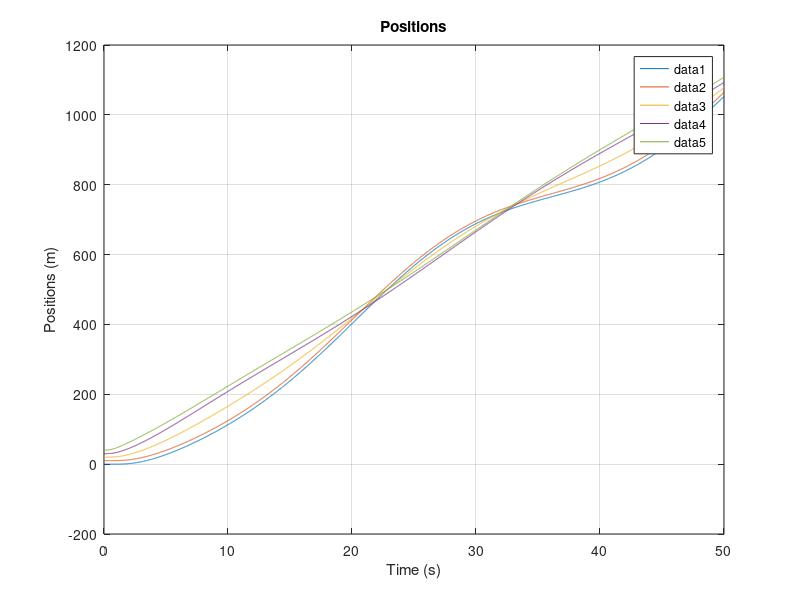
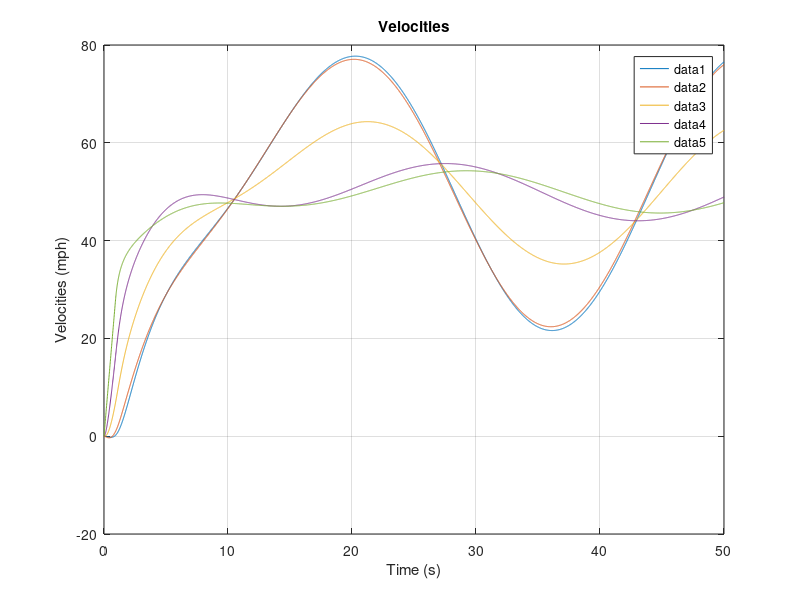
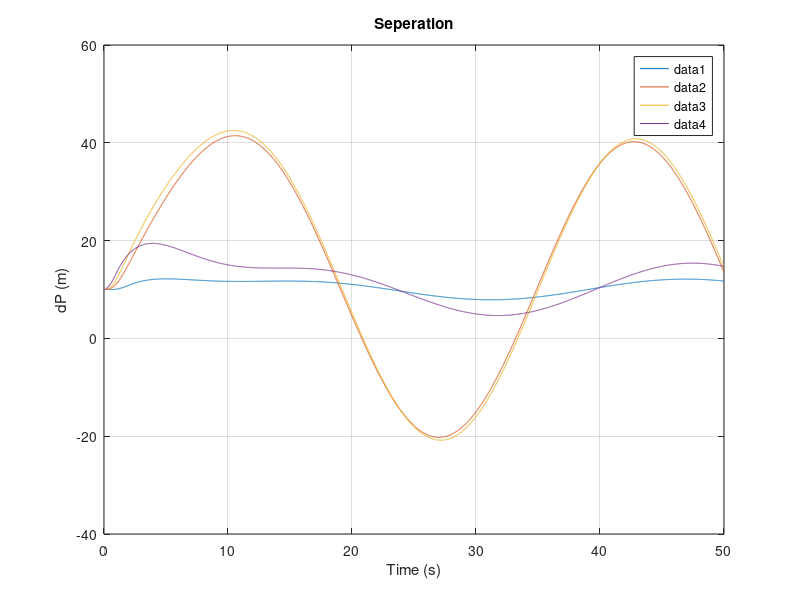
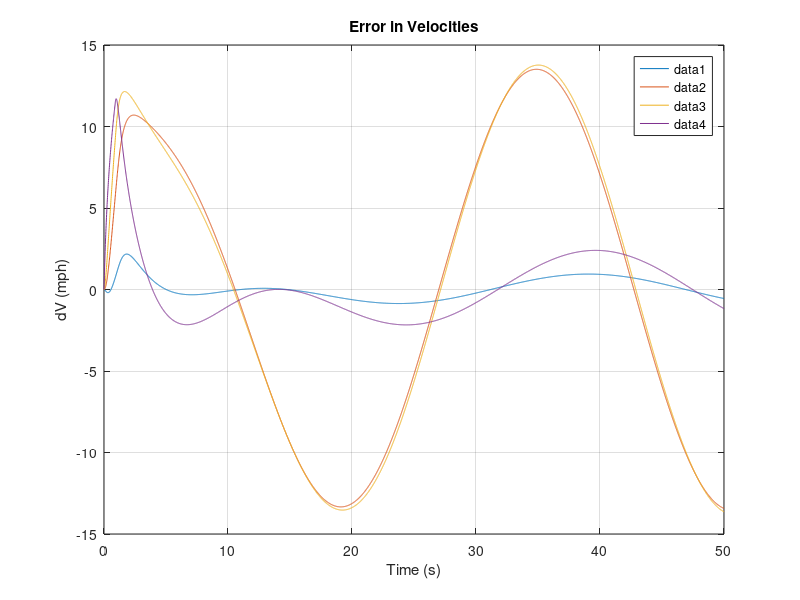

The MATLAB source for these figures, in order:
%% Vehicle Platoon

close all; clc; clear;

%% Functions

kpi = 1;
kdi = 3.3;
d = 10;

N = 5; % Platoon size with Leader

R = or(mod((3:N*5-2),5)==1,mod((3:N*5-2),5)==3)' .* d; % Reference Signal
R(end) = 22.352;

W = @(t) t*0; % Acceleration of the leader.
G = zeros(2*N,1);
G(end) = 1;

A = diag(mod((1:N*2-1),2)==1,1)*1;
B = zeros(2*N,N);
C = zeros(N*5-4,2*N);
for n=2:2:2*N
    B(n,n/2) = 1;
end

Ci = [-1  0  1  0  0  0; ...
       0 -1  0  1  0  0; ...
       0  0 -1  0  1  0; ...
       0  0  0 -1  0  1; ...
       0  0  0  1  0  0];
   
C1 = [ -1  0  1  0; ...
        0 -1  0  1; ...
        0  1  0  0];

CN = [ -1  0  1  0; ...
        0 -1  0  1; ...
        0  0  0  1];

C(1:3,1:4) = C1;
C(end-2:end,end-3:end) = CN;

K = zeros(N,length(R));
Ki = [kpi kdi -kpi -kdi 0];
K1 = [-kpi -kdi 0];
KN = [kpi kdi kdi];

K(1,1:3) = K1;
K(end,end-2:end) = KN;

for n=0:N-3
    C(((n)*5+4):((n)*5+8),((n)*2 + 1):((n)*2 + 6)) = Ci;
    
    K(n+2,n*5+4:n*5+8) = Ki;
end

% simulate instability
K_a = K;
% %kps
% K_a(4,14) = -3;
% K_a(4,16) = 3;
%kds
K_a(3,10) = -1.5;
K_a(3,12) = -K_a(3,10);
% K_a(4,14) = 1.2;
% K_a(4,16) = -K_a(4,14);

% attacker modifying C
% C(7,:) = -0.7*C(7,:);
% C(15,:) = -0.7*C(15,:);

% B(end,end) = 0;

A_tilda = A-B*K*C;
%A_tilda = A-B*K_a*C;
% U_tilda = B*K*R+G*W(1);

U_tilda = B*K*R;
%U_tilda = B*K_a*R;

% Eigen_A_tilda = eig(A_tilda);

%% simulation

X0  = [0 0 10 0 20 0 30 0 40 0]';
% X0  = zeros(N*2,1);
% X0(end) = 22.352; % 50 mph in m/s


% Xdot = @(t,X) (A_tilda * X + U_tilda);

% [t,X] = ode45(@(t,X) Xdot(t,X,A_tilda,U_tilda),[0 20],X0);

%% Simulation Euler-Cauchy
tf = 50;
dt = 0.01;

clear X t
t=0:dt:tf;

maxA = 13.4112; % 30 mph/s in m/s^2
minA = -13.4112; % -30 mph/s m/s^2

X(1,:) = X0';

for n=2:length(t)
    E(n-1,:) = (R - C*X(n-1,:)')';
    
    U(n-1,:) = (K*E(n-1,:)');
    U(n-1,2) = U(n-1,2) - kdi*10*sin(-0*pi/2+0.2*t(n));
    U(n-1,4) = U(n-1,4) + kdi*10*sin(0.2*t(n));
%     U(n-1,:) = (K_a*E(n-1,:)');

    U(maxA<U)=maxA;
    U(minA>U)=minA;   

    Xd = A*X(n-1,:)' + B*U(n-1,:)';
    X(n,:) = X(n-1,:) + dt*Xd';
end



%% Plots
% U = -K*C*X'+K*R;
%U = -K_a*C*X'+K_a*R;

maxA = 13.4112; % 30 mph/s in m/s^2
minA = -13.4112; % -30 mph/s m/s^2

% U(maxA<U)=maxA;
% U(-maxA>U)=maxA;

for n=1:N
figure(1); plot(t,X(:,n*2-1)); hold on;
end
title('Positions');
xlabel('Time (s)');
ylabel('Positions (m)');
legend('show')
grid on



for n=1:N
figure(2); plot(t,X(:,n*2).*2.23694); hold on
end
title('Velocities');
xlabel('Time (s)');
ylabel('Velocities (mph)');
legend('show')
grid on



for n=1:N-1
figure(3); plot(t,X(:,(n+1)*2-1)-X(:,(n)*2-1)); hold on;
end
title('Seperation');
xlabel('Time (s)');
ylabel('dP (m)');
legend('show')
grid on



for n=1:N-1
figure(4); plot(t,X(:,(n+1)*2).*2.23694-X(:,n*2).*2.23694); hold on
end
title('Error in Velocities');
xlabel('Time (s)');
ylabel('dV (mph)');
legend('show')
grid on


for n=1:N-1
figure(5); plot(t(1:end-1),U(:,n)./9.806); hold on
end
title('Accelerations');
xlabel('Time (s)');
ylabel('Accelerations (g)');
legend('show')
grid on


